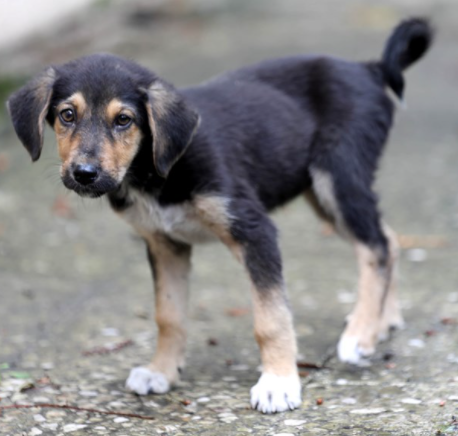
#> input picture DIP LAB FINAL/d10.png, 458 x 436 px
$ jupyter execute 16.histrogram_equalization.ipynb
#> lines starting #> are read from the running program, lines starting #| are printed output that depends on the picture
[cell 1]
import numpy as np
def calculate_probability(image,hist):
    total_pixels = image.shape[0]
    print(total_pixels)
    for i in range(len(hist)):
        hist[i]=hist[i]/total_pixels
    return hist
def histogram(image,l):
    image = image.reshape(image.shape[0] * image.shape[1])
    histogram = np.zeros(l)
    for i in image:
        histogram[i] = histogram[i]+1
    histogram = calculate_probability(image,histogram)
    return histogram
def round_of_values(hist,l):
    #running_sum
    running_sum = np.zeros_like(hist)
    sum = 0
    for i in range(len(running_sum)):
        sum = sum + hist[i]
        running_sum[i] = sum*l
    round_of_values = np.round(running_sum)
    return round_of_values
def histogram_eualization(image,l):
    hist = histogram(image,l)
    round_of = round_of_values(hist,l)
    image_2 = np.zeros_like(image)
    for i in range(image.shape[0]):
        for j in range(image.shape[1]):
            value = image[i][j]
            image_2[i][j] = round_of[value]
            #print(round_of)
    return image_2
import cv2 as cv
import matplotlib.pyplot as plt
image= cv.imread("d10.png")
#> image is the input picture: shape (436, 458, 3); mean B, G, R 135.1, 134.4, 136.1
img= cv.cvtColor(image,cv.COLOR_BGR2GRAY)
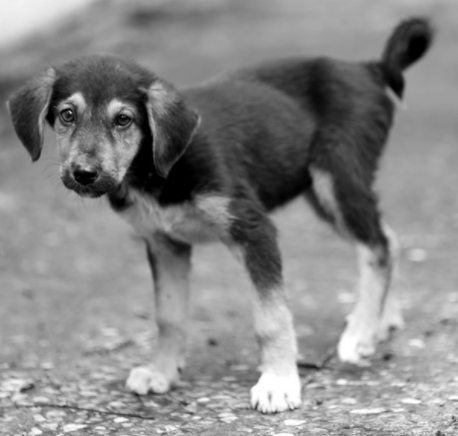
#> img: shape (436, 458); min 0, max 255, mean 135
plt.figure(figsize=(20,20))
plt.subplot(2,1,1)
plt.title('input')
plt.imshow(img, cmap='gray')
plt.axis('off')
plt.subplot(2,1,2)
plt.title('output')
img2 = histogram_eualization(img,256)
#> the loop in histogram, `for i in image:` made 199688 passes
#> i on passes 1 to 3: 240, 240, 240
#> after the loop in histogram, `for i in image:`: histogram = 256 values, max 3970 at index 158, min 57 at index 245, mean 780
#| 199688
#> after the loop in calculate_probability, `for i in range(len(hist)):`: hist = 256 values, max 0.0199 at index 158, min 0.000285 at index 245, mean 0.00391
#> in histogram, `histogram = calculate_probability(image,histogram)`: histogram has the same summary as hist in calculate_probability
#> the loop in round_of_values, `for i in range(len(running_sum)):` made 256 passes
#> sum on passes 1 to 3: 0.00781, 0.0102, 0.0113
#> after the loop in round_of_values, `for i in range(len(running_sum)):`: running_sum = 256 values from 2 to 256; sum = 1
#> in round_of_values, `round_of_values = np.round(running_sum)`: round_of_values = 256 values from 2 to 256
#> after the loop in histogram_eualization, `for i in range(image.shape[0]):`:
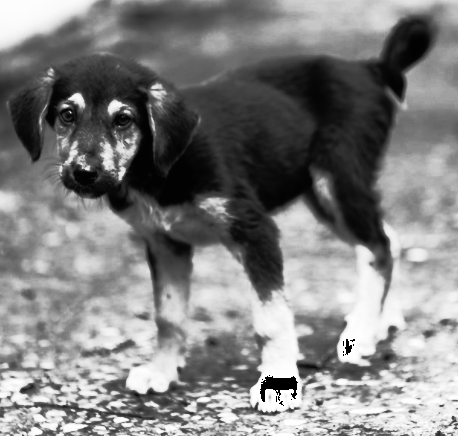
#> image_2: shape (436, 458); min 0, max 255, mean 128.2
plt.imshow(img2, cmap='gray',vmin=0,vmax=255)
plt.axis('off')
plt.show()
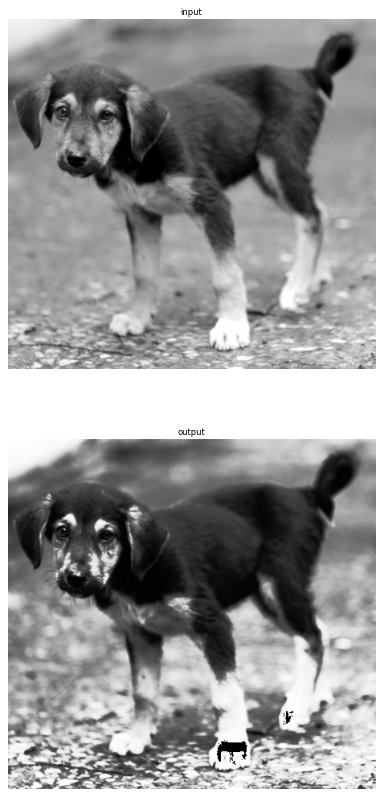
#> figure drawn by matplotlib, 2 panels

$ run again, with DIP LAB FINAL/main.png copied over DIP LAB FINAL/d10.png
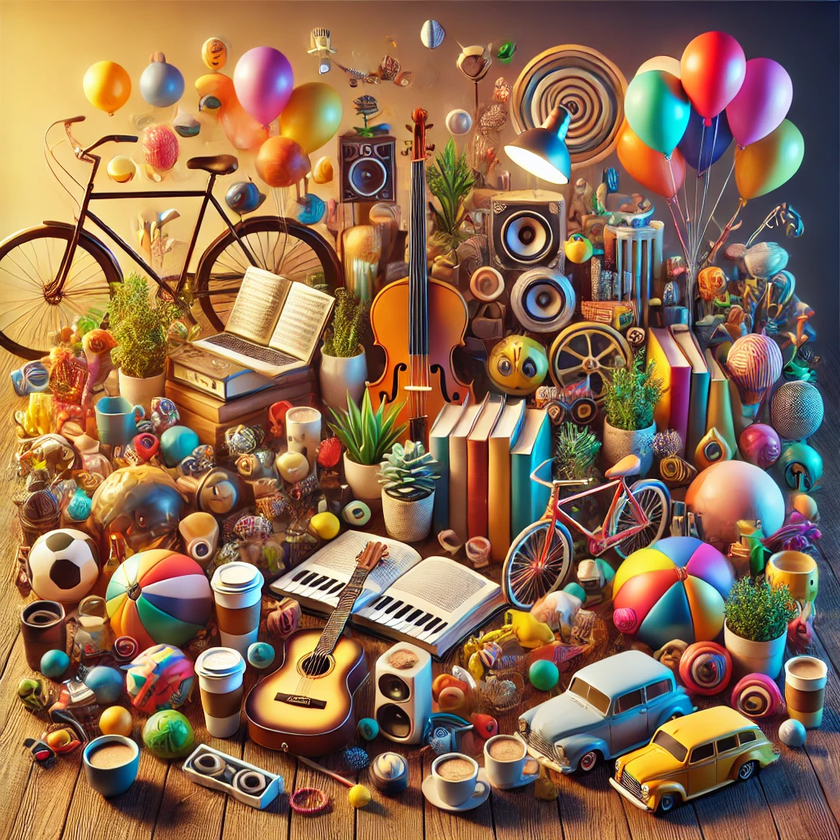
#> input picture DIP LAB FINAL/main.png, 840 x 840 px, shrunk from 1024 x 1024 before the run
#> image is the input picture: shape (840, 840, 3); mean B, G, R 80.9, 108.4, 141.4
#> `img= cv.cvtColor(image,cv.COLOR_BGR2GRAY)`:
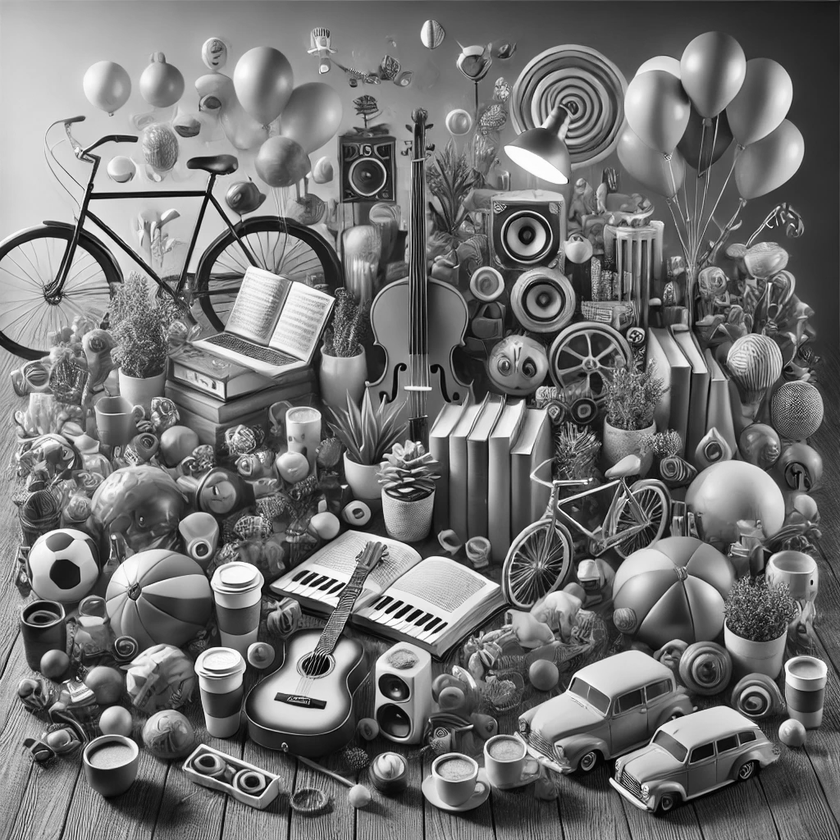
#> img: shape (840, 840); min 0, max 255, mean 115.1
#> the loop in histogram, `for i in image:` made 705600 passes
#> i on passes 1 to 3: 188, 185, 183
#> after the loop in histogram, `for i in image:`: histogram = 256 values, max 5347 at index 50, min 26 at index 0, mean 2756.2
#| 705600
#> after the loop in calculate_probability, `for i in range(len(hist)):`: hist = 256 values, max 0.00758 at index 50, min 3.68e-05 at index 0, mean 0.00391
#> in histogram, `histogram = calculate_probability(image,histogram)`: histogram has the same summary as hist in calculate_probability
#> the loop in round_of_values, `for i in range(len(running_sum)):` made 256 passes
#> sum on passes 1 to 3: 3.68e-05, 9.92e-05, 0.000197
#> after the loop in round_of_values, `for i in range(len(running_sum)):`: running_sum = 256 values from 0.00943 to 256; sum = 1
#> round_of_values = 256 values from 0 to 256
#> `plt.show()`:
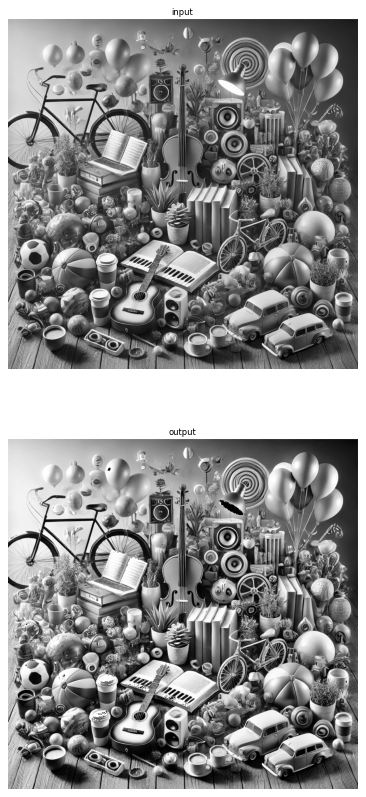
#> figure drawn by matplotlib, 2 panels

$ run again, with DIP LAB FINAL/template.png copied over DIP LAB FINAL/d10.png
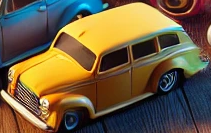
#> input picture DIP LAB FINAL/template.png, 211 x 133 px
#> image is the input picture: shape (133, 211, 3); mean B, G, R 63.4, 93.3, 110.6
#> `img= cv.cvtColor(image,cv.COLOR_BGR2GRAY)`:
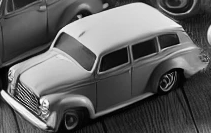
#> img: shape (133, 211); min 0, max 252, mean 95.1
#> the loop in histogram, `for i in image:` made 28063 passes
#> i on passes 1 to 3: 109, 185, 76
#> after the loop in histogram, `for i in image:`: histogram = 256 values, max 401 at index 50, min 0 at index 253, mean 109.6
#| 28063
#> after the loop in calculate_probability, `for i in range(len(hist)):`: hist = 256 values, max 0.0143 at index 50, min 0 at index 253, mean 0.00391
#> in histogram, `histogram = calculate_probability(image,histogram)`: histogram has the same summary as hist in calculate_probability
#> the loop in round_of_values, `for i in range(len(running_sum)):` made 256 passes
#> sum on passes 1 to 3: 0.000356, 0.00185, 0.00396
#> after the loop in round_of_values, `for i in range(len(running_sum)):`: running_sum = 256 values from 0.0912 to 256; sum = 1
#> round_of_values = 256 values from 0 to 256
#> `plt.show()`:
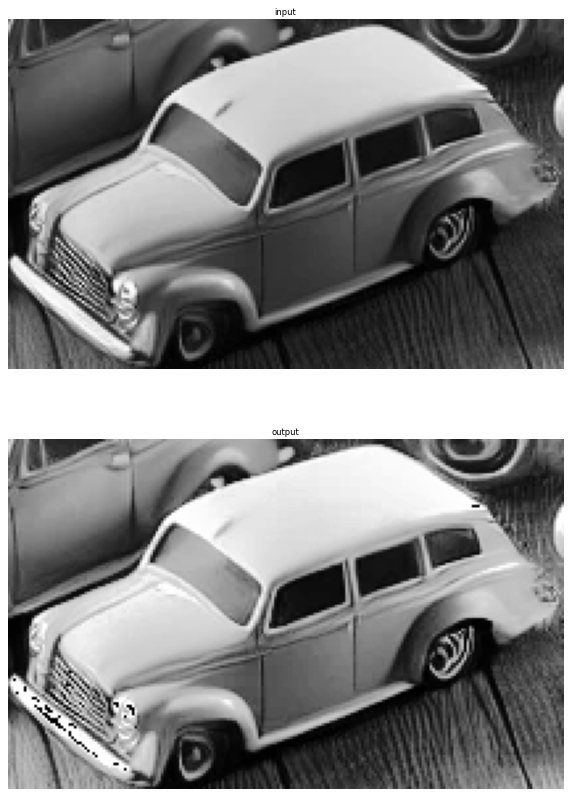
#> figure drawn by matplotlib, 2 panels
